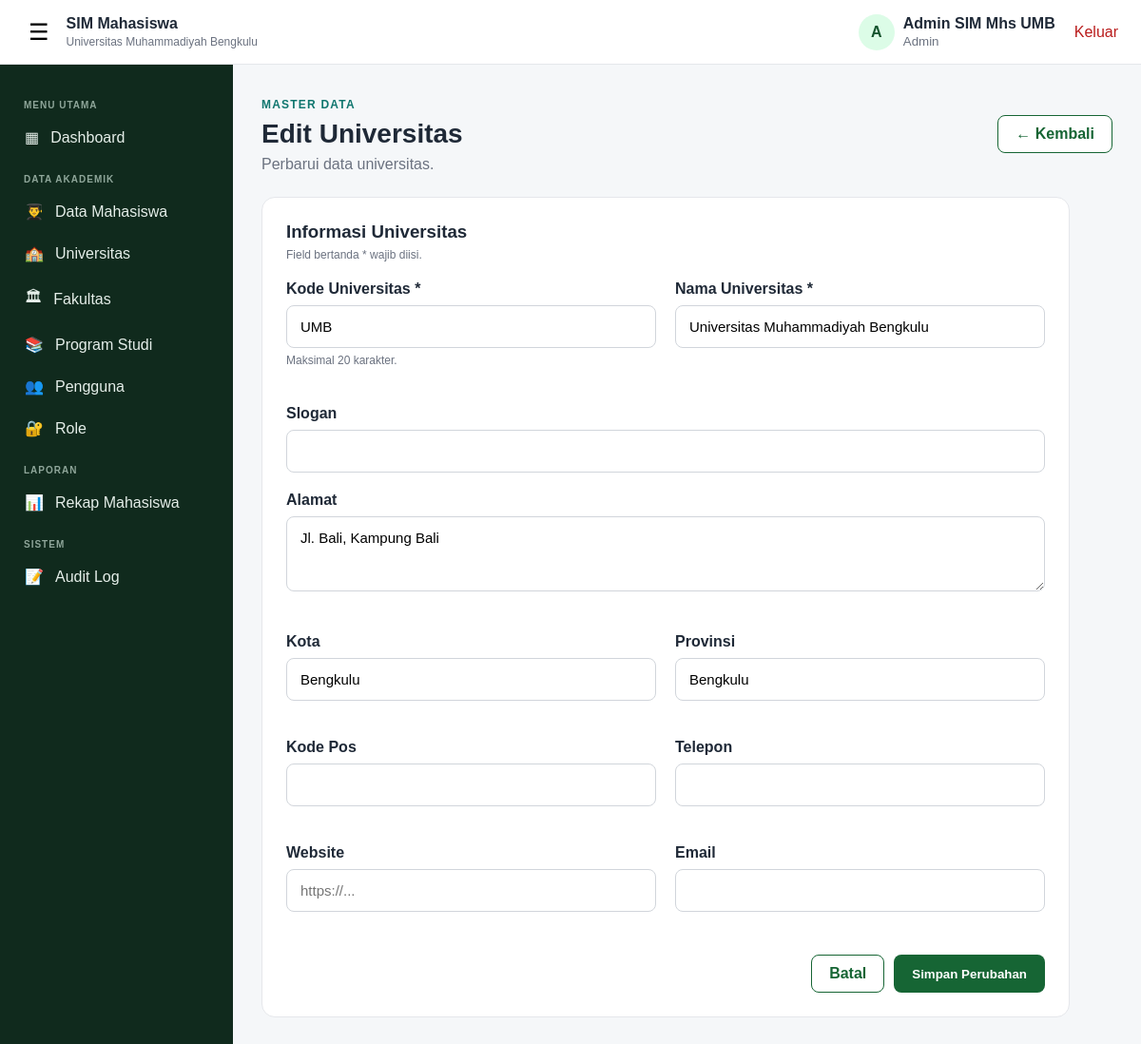
Page /universitas_form.php?id=1 (signed in) on the committed database.
### tables this page shows
CREATE TABLE `universitas` (
  `id_universitas` bigint(20) UNSIGNED NOT NULL,
  `kode_universitas` varchar(20) NOT NULL,
  `nama_universitas` varchar(200) NOT NULL,
  `slogan` varchar(255) DEFAULT NULL,
  `alamat` text DEFAULT NULL,
  `kota` varchar(100) DEFAULT NULL,
  `provinsi` varchar(100) DEFAULT NULL,
  `kode_pos` varchar(10) DEFAULT NULL,
  `website` varchar(255) DEFAULT NULL,
  `email` varchar(150) DEFAULT NULL,
  `telepon` varchar(50) DEFAULT NULL,
  `created_at` timestamp NOT NULL DEFAULT current_timestamp(),
  `updated_at` timestamp NOT NULL DEFAULT current_timestamp() ON UPDATE current_timestamp()
);

### universitas_form.php (the view, shortened to what this page needs)
<?php
require_once 'koneksi.php';
$id = filter_input(INPUT_GET, 'id', FILTER_VALIDATE_INT) ?: filter_input(INPUT_POST, 'id', FILTER_VALIDATE_INT) ?: 0;
$edit = $id > 0;
$fields = ['kode_universitas','nama_universitas','slogan','alamat','kota','provinsi','kode_pos','telepon','website','email'];
$d = array_fill_keys($fields, '');
if ($edit && $_SERVER['REQUEST_METHOD'] !== 'POST') {
    $st = mysqli_prepare($koneksi, "SELECT " . implode(',', $fields) . " FROM universitas WHERE id_universitas = ?");
    mysqli_stmt_bind_param($st, "i", $id);
    mysqli_stmt_execute($st);
    $row = mysqli_fetch_assoc(mysqli_stmt_get_result($st));
    $d = array_map(fn($v) => $v ?? '', $row);
}
function h($k) { global $d; return htmlspecialchars($d[$k]); }
$judul = $edit ? 'Edit Universitas' : 'Tambah Universitas';
?>
<!DOCTYPE html>
<html lang="id">
<head>
    <link rel="stylesheet" href="style.css">
</head>
<body class="app-body">
<?php include 'topbar.php'; ?>
<?php include 'sideleftbar.php'; ?>
<main class="main-content">
    <div class="page-heading page-heading-flex">
        <div>
            <span class="eyebrow">MASTER DATA</span>
            <h1><?= $judul ?></h1>
            <p><?= $edit ? 'Perbarui data universitas.' : 'Tambahkan data universitas ke dalam sistem.' ?></p>
        </div>
        <a href="universitas.php" class="btn btn-outline">&larr; Kembali</a>
    </div>
    <div class="dashboard-panel form-panel">
        <form method="post">
            <h3>Informasi Universitas</h3>
            <small class="form-help">Field bertanda * wajib diisi.</small>
            <div class="form-grid">
                <div class="form-group">
                    <label for="kode_universitas">Kode Universitas *</label>
                    <input type="text" id="kode_universitas" name="kode_universitas" maxlength="20" required value="<?= h('kode_universitas') ?>" placeholder="Contoh: UMB">
                    <small class="form-help">Maksimal 20 karakter.</small>
                </div>
                <div class="form-group">
                    <label for="nama_universitas">Nama Universitas *</label>
                    <input type="text" id="nama_universitas" name="nama_universitas" maxlength="200" required value="<?= h('nama_universitas') ?>" placeholder="Nama lengkap universitas">
                </div>
            </div>
            <div class="form-group">
                <label for="slogan">Slogan</label>
                <input type="text" id="slogan" name="slogan" maxlength="255" value="<?= h('slogan') ?>">
            </div>
            <div class="form-group">
                <label for="alamat">Alamat</label>
                <textarea id="alamat" name="alamat" rows="3"><?= h('alamat') ?></textarea>
            </div>
            <div class="form-grid">
                <div class="form-group"><label for="kota">Kota</label><input type="text" id="kota" name="kota" maxlength="100" value="<?= h('kota') ?>"></div>
                <div class="form-group"><label for="provinsi">Provinsi</label><input type="text" id="provinsi" name="provinsi" maxlength="100" value="<?= h('provinsi') ?>"></div>
                <div class="form-group"><label for="kode_pos">Kode Pos</label><input type="text" id="kode_pos" name="kode_pos" maxlength="10" value="<?= h('kode_pos') ?>"></div>
                <div class="form-group"><label for="telepon">Telepon</label><input type="text" id="telepon" name="telepon" maxlength="50" value="<?= h('telepon') ?>"></div>
                <div class="form-group"><label for="website">Website</label><input type="text" id="website" name="website" maxlength="255" value="<?= h('website') ?>" placeholder="https://..."></div>
                <div class="form-group"><label for="email">Email</label><input type="text" id="email" name="email" maxlength="150" value="<?= h('email') ?>"></div>
            </div>
            <div class="form-actions">
                <a href="universitas.php" class="btn btn-outline">Batal</a>
                <button type="submit" class="btn btn-primary"><?= $edit ? 'Simpan Perubahan' : 'Simpan Universitas' ?></button>
            </div>
        </form>
    </div>
</main>
</body>
</html>

### style.css (style rules this page uses)
* { box-sizing: border-box; }
:root { --primary: #166534; --primary-dark: #14532d; --secondary: #0f766e; --text: #1f2937; --muted: #6b7280; --border: #e5e7eb; --bg: #f5f7f9; --white: #ffffff; --danger: #b91c1c; --sidebar: #102a1d; }
body { margin: 0; font-family: Arial, Helvetica, sans-serif; color: var(--text); background: var(--bg); }
a { text-decoration: none; color: inherit; }
.btn { display: inline-flex; align-items: center; justify-content: center; border: 1px solid transparent; border-radius: 8px; padding: 10px 18px; font-weight: 600; cursor: pointer; }
.btn-primary { background: var(--primary); color: #fff; }
.btn-outline { border-color: var(--primary); color: var(--primary); background: #fff; }
.eyebrow { color: var(--secondary); font-size: 12px; font-weight: 800; letter-spacing: 1.2px; }
.form-group { margin: 20px 0; }
.form-group label { display: block; font-weight: 600; margin-bottom: 8px; }
.form-group input { width: 100%; padding: 13px 14px; border: 1px solid #d1d5db; border-radius: 8px; font-size: 15px; }
.app-body { min-height: 100vh; }
.main-content { margin-left: 245px; padding: 100px 30px 40px; min-height: 100vh; }
.page-heading { margin-bottom: 25px; }
.page-heading h1 { margin: 7px 0; font-size: 28px; }
.page-heading p { color: var(--muted); margin: 0; }
.dashboard-panel { background: #fff; border: 1px solid var(--border); border-radius: 14px; margin-top: 25px; }
.page-heading-flex { display: flex; align-items: center; justify-content: space-between; gap: 20px; }
.form-panel { padding: 25px; max-width: 850px; }
.form-group textarea { width: 100%; padding: 13px 14px; border: 1px solid #d1d5db; border-radius: 8px; font-family: inherit; font-size: 15px; resize: vertical; }
.form-help { display: block; margin-top: 6px; color: var(--muted); font-size: 12px; }
.form-actions { display: flex; justify-content: flex-end; gap: 10px; margin-top: 25px; }
.form-grid { display: grid; grid-template-columns: repeat(2, 1fr); gap: 0 20px; }
.form-panel h3 { margin: 0 0 4px; }

### rows in the picture
universitas: kode_universitas "UMB", nama_universitas "Universitas Muhammadiyah Bengkulu", alamat "Jl. Bali, Kampung Bali", kota "Bengkulu", provinsi "Bengkulu"

### other values in the picture
substr($namaPengguna, 0, 1) "A"
$namaPengguna "Admin SIM Mhs UMB"
$namaRole "Admin"
$judul "Edit Universitas"
